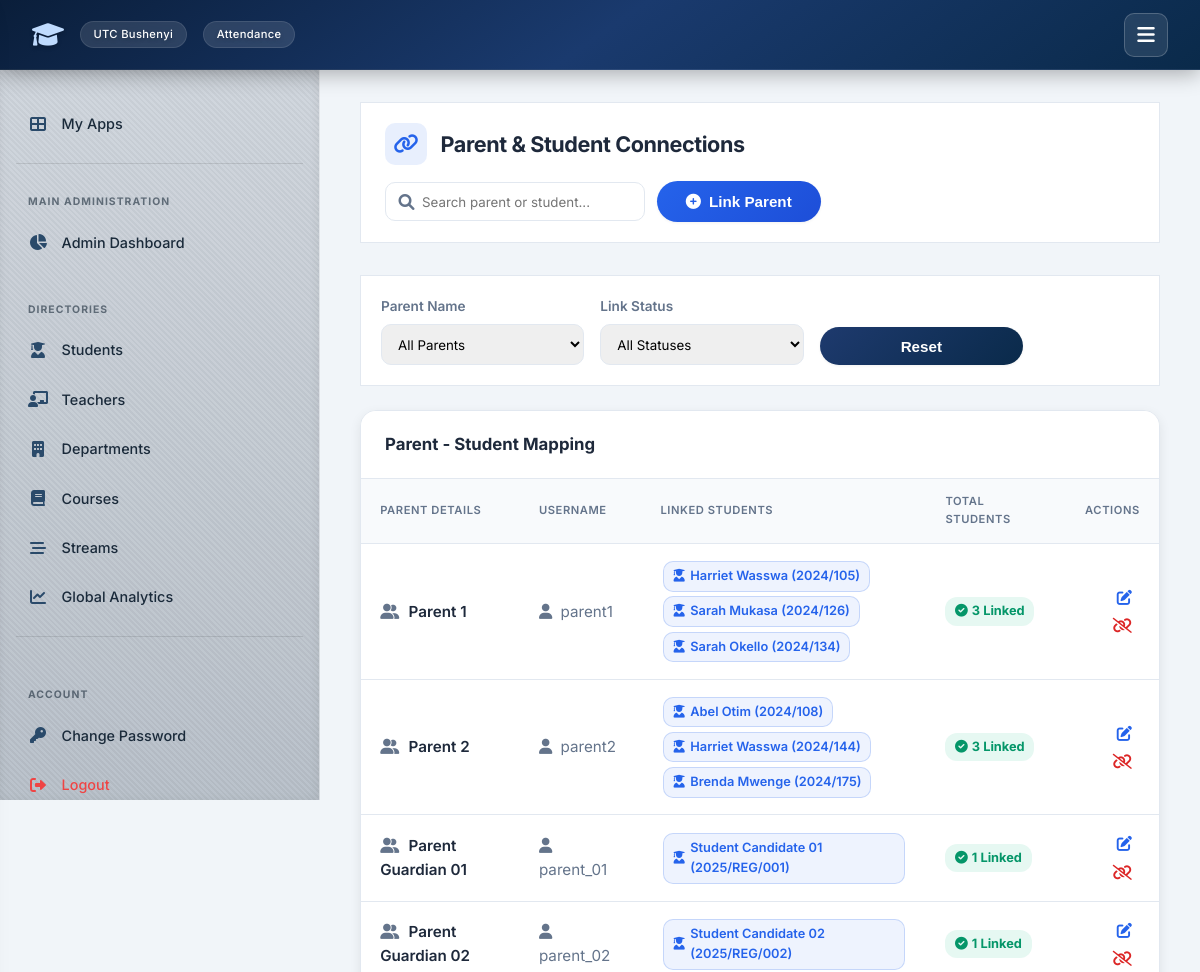
Page /admin_ui/link-parent/ (signed in, upper part) on the earlier database version.
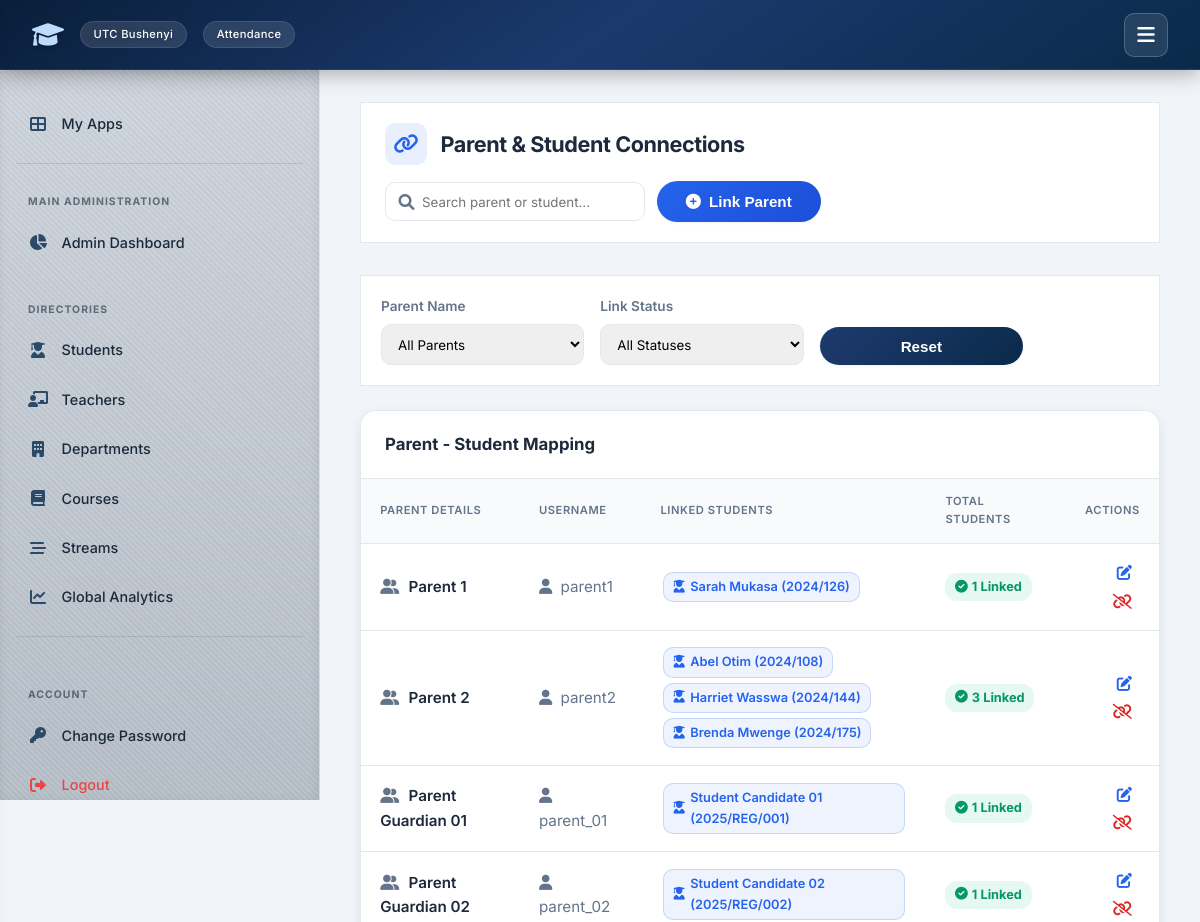
Same page on the later database version.
### attendance/models.py (models this page shows, shortened)
class ParentProfile(models.Model):
    user = models.OneToOneField(User, on_delete=models.CASCADE, related_name='parent_profile')
    name = models.CharField(max_length=255)
    phone = models.CharField(max_length=20, blank=True)
    students = models.ManyToManyField(StudentProfile, related_name='parents', blank=True)

class User(AbstractUser):
    IS_ADMIN = 'ADMIN'
    IS_TEACHER = 'TEACHER'
    IS_STUDENT = 'STUDENT'
    IS_WARDEN = 'WARDEN'
    IS_LIBRARIAN = 'LIBRARIAN'
    IS_ACCOUNTANT = 'ACCOUNTANT'
    IS_REGISTRAR = 'REGISTRAR'          # NEW
    IS_PARENT = 'PARENT'                # NEW
    ROLE_CHOICES = [
        (IS_ADMIN, 'Admin'),
        (IS_TEACHER, 'Teacher/Lecturer'),
        (IS_STUDENT, 'Student'),
        (IS_WARDEN, 'Warden'),
        (IS_LIBRARIAN, 'Librarian'),
        (IS_ACCOUNTANT, 'Accountant'),
        (IS_REGISTRAR, 'Academic Registrar'),   # NEW
        (IS_PARENT, 'Parent'),                  # NEW
    ]
    role = models.CharField(max_length=15, choices=ROLE_CHOICES, default=IS_STUDENT)

class StudentProfile(models.Model):
    reg_number = models.CharField(max_length=50, primary_key=True)
    user = models.OneToOneField(User, on_delete=models.CASCADE, related_name='student_profile')
    name = models.CharField(max_length=255)
    course = models.ForeignKey(Course, on_delete=models.CASCADE, related_name='students')
    stream = models.ForeignKey(Stream, on_delete=models.CASCADE, related_name='students')

### attendance/views_admin.py (the view, shortened to what this page needs)
# urls.py: path('admin_ui/link-parent/', views_admin.link_parent_student, name='link_parent_student'),
@login_required
def link_parent_student(request):
    if request.user.role not in [User.IS_ADMIN, User.IS_REGISTRAR]:
        return HttpResponse("Unauthorized", status=403)
    parents = ParentProfile.objects.select_related('user').prefetch_related('students').all()
    students = StudentProfile.objects.all()
    return render(request, 'attendance/link_parent_student.html', {
        'parents': parents,
        'students': students,
    })

### templates/attendance/link_parent_student.html (shortened to what the changed rows need)
{% extends 'attendance/base.html' %}
{% block content %}
<div class="page-header-actions">
    <div class="header-title-group">
        <h2>Parent & Student Connections</h2>
    </div>
</div>
<div class="card" style="padding:0; overflow:hidden;">
    <table class="table">
        <thead>
            <tr>
                <th>Parent Details</th>
                <th>Username</th>
                <th>Linked Students</th>
                <th>Total Students</th>
                <th style="text-align: right;">Actions</th>
            </tr>
        </thead>
        <tbody id="parentStudentTableBody">
            {% for parent in parents %}
            {% with linked_list=parent.students.all %}
            <tr class="link-row"
                data-parent-id="{{ parent.id }}"
                data-parent-name="{{ parent.name }}"
                data-username="{{ parent.user.username }}"
                data-linked-count="{{ linked_list|length }}"
                data-student-ids="{% for s in linked_list %}{{ s.reg_number }}{% if not forloop.last %},{% endif %}{% endfor %}">
                <td style="font-weight: 600; color: var(--text-main);">
                    <i class="fas fa-user-friends" style="margin-right: 0.35rem; color: var(--text-muted);"></i> {{ parent.name }}
                </td>
                <td style="color: var(--text-muted);">
                    <i class="fas fa-user" style="margin-right: 0.25rem;"></i> {{ parent.user.username }}
                </td>
                <td style="max-width: 380px;">
                    {% if linked_list %}
                        {% for s in linked_list %}
                            <span class="student-tag">
                                <i class="fas fa-user-graduate"></i> {{ s.name }} ({{ s.reg_number }})
                            </span>
                        {% endfor %}
                    {% else %}
                        <span style="color: var(--text-muted); font-size: 0.85rem; font-style: italic;">No students linked yet</span>
                    {% endif %}
                </td>
                <td>
                    {% if linked_list %}
                        <span class="badge-count badge-linked"><i class="fas fa-check-circle" style="margin-right:0.25rem;"></i> {{ linked_list|length }} Linked</span>
                    {% else %}
                        <span class="badge-count badge-unlinked"><i class="fas fa-exclamation-circle" style="margin-right:0.25rem;"></i> 0 Linked</span>
                    {% endif %}
                </td>
                <td style="text-align: right;">
                    <button type="button" class="btn-icon btn-edit" title="Manage Links"
                        onclick="openEditModal('{{ parent.id }}', '{% for s in linked_list %}{{ s.reg_number }}{% if not forloop.last %},{% endif %}{% endfor %}')">
                        <i class="fas fa-edit"></i>
                    </button>
                    {% if linked_list %}
                    <button type="button" class="btn-icon btn-delete" title="Unlink All Students"
                        onclick="openUnlinkModal('{{ parent.id }}', `{{ parent.name|escapejs }}`)">
                        <i class="fas fa-unlink"></i>
                    </button>
                    {% endif %}
                </td>
            </tr>
            {% endwith %}
            {% endfor %}
        </tbody>
    </table>
</div>
{% endblock %}

Differences in the rows shown:
changed ParentProfile "Parent 1": loses StudentProfile (name "Harriet Wasswa", reg_number "2024/105"); loses StudentProfile (name "Sarah Okello", reg_number "2024/134"); students.all|length "3" → "1"
